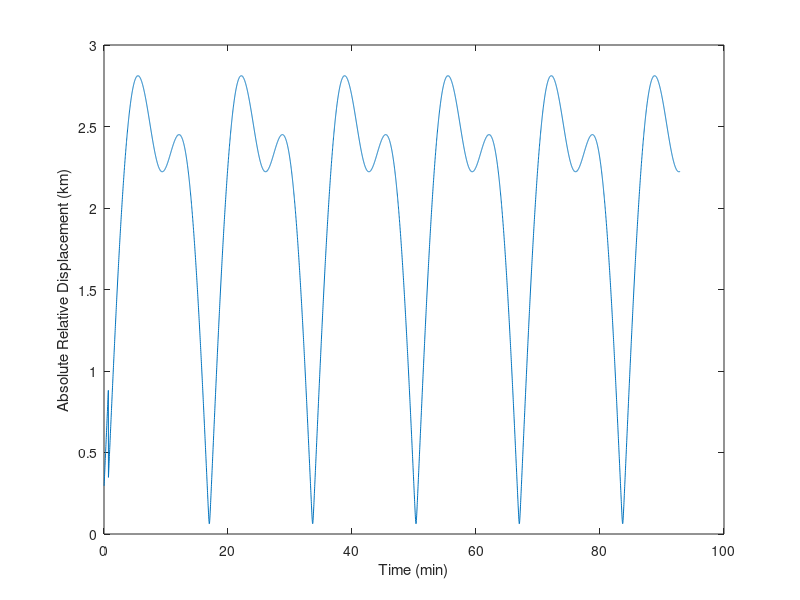
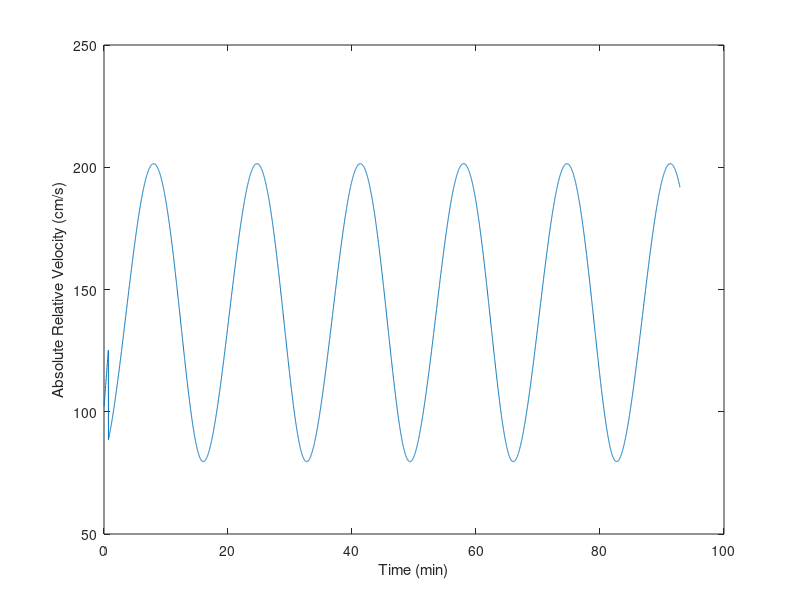
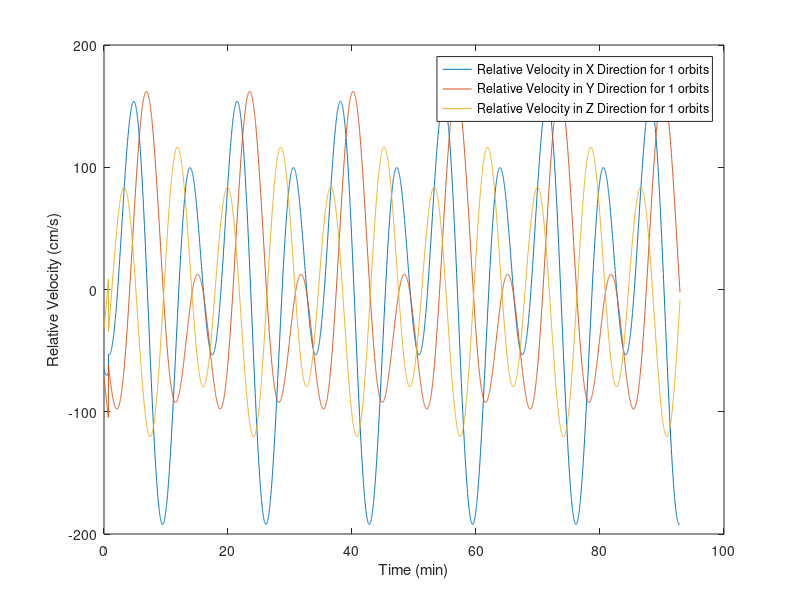

Recreate these plots in MATLAB, in order.
%=======================Rascal Senior Design===============================
%============================RCL-C-NAV3====================================
%=======================Author: Tom Moline=================================
%=====================Approval: Nate Richard===============================
%=====================Revision: - =========================================
%===============Last Edit Date: October 21, 2013===========================

%============================Summary=======================================
%This script plots the orbits of two spacecraft over a specified period of
%time, provided an inital relative velocity vector and relative position.

%============================Inputs========================================
% rd_ = Inital Relative Displacement Vector, [x;y;z] (km)
% vd_ = Initial Relative Velocity Vector, [vx;vy;vz] (km/s)
% r_=Inital Displacement Vector Relative to Earth Focal Point [x;y;z](km) 
% v_=Inital Velocity Vector Relative to Earth Focal Point [vx;vy;vz] (km/s)
% t = Time over Which to Plot Results
%
% Note: All variables with an underscore are vectors 
 

%===========================Outputs========================================
% Plot of orbits over a specified time

%==========================Begin Code======================================

clear
clc

%========================Define Constants==================================

mew = 398600; %Gravity Constant for Earth
re=6371; % Radius of Earth, km

%=========================Define Inital Conditions=========================

r_ = [3212.59    4572    -3877.23]; % km
v_ = [-6.379    1.003    -4.106]; % km/s
dr_=[0 0 0]; %km
dv_=[0.0005 .0005 .0005]; %km/s

for i=1:3
    r_(2,i)=r_(1,i)+dr_(1,i);
    v_(2,i)=v_(1,i)+dv_(1,i);
end

%======================Find Period of Orbit================================
for i=1:2
    r(i) = sqrt( r_(i,1)^2+r_(i,2)^2+r_(i,3)^2);
    a(i)= r(i)/(2-((r(i)*(v_(i,1)^2+v_(i,2)^2+v_(i,3)^2))/mew));
    T(i)=(2*pi)/sqrt(mew)*a(i)^(3/2);
    t(i)=T(i)/1000;
end

%===========================Define Plot Range==============================

plotrange=T(1);

for i=1:2
%===================Find Specific Momentum Vector==========================
    tempr_=[r_(i,1) r_(i,2) r_(i,3)];
    tempv_=[v_(i,1) v_(i,2) v_(i,3)];
    v(i)=sqrt(dot(tempv_,tempv_));
    htemp_ = cross(tempr_,tempv_);
    h(i) = sqrt(dot(htemp_,htemp_));
%========================Find Eccentricity=================================
    tempe_ = (1/mew)*((v(i)^2-(mew/r(i)))*tempr_-dot(tempr_,tempv_)*tempv_);
    e(i)=sqrt(dot(tempe_,tempe_));
%===========================Find Semi-Major Axis===========================
    tempN_ = cross([0 0 1], htemp_);
    N(i) = sqrt(dot(tempN_,tempN_));

%========================Find Argument of Perigee==========================
    if(tempe_(3) < 0)
        w(i)=2*pi() - w;
    else
        w(i) = acos(dot(tempN_,tempe_)/(N(i)*e(i)));
    end

%=========================Find True Anomaly================================
    theta(i)= acos(dot(tempe_,tempr_)/(e(i)*r(i)));
    if (theta < 0)
        theta(i) = 2*pi-theta;
    else
        theta(i)=theta(i);
    end
%===========================Find Inclination===============================
    inc(i) = acos( htemp_(3) / h(i));
%===============Find Longitude of Ascending Node===========================
    if( tempN_(2) < 0)
        omega(i) = 2*pi - acos(tempN_(1)/N(i));
    else
        omega(i) = acos(tempN_(1)/N(i));
    end

%========================Find Mean Anomaly=================================
    Mnot(i) = 2*atan(sqrt((1-e(i))/(1+e(i)))*tan(theta(i)/2))-(e(i)*sqrt(1-e(i)^2)*sin(theta(i)))/(1+e(i)*cos(theta(i)));
    Enot(i) = acos((e(i)+cos(theta(i)))/(1+e(i)*cos(theta(i))));
    E=Enot(i);
    M=Mnot(i);
    
%=========================Create Perifocal Transformation Matrix===========
    QXx_=[-sin(omega(i))*cos(inc(i))*sin(w(i))+cos(omega(i))*cos(w(i)), cos(omega(i))*cos(inc(i))*sin(w(i))+sin(omega(i))*cos(w(i)), sin(inc(i))*sin(w(i));...
            -sin(omega(i))*cos(inc(i))*cos(w(i))-cos(omega(i))*sin(w(i)), cos(omega(i))*cos(inc(i))*cos(w(i))-sin(omega(i))*sin(w(i)), sin(inc(i))*cos(w(i));...
            sin(omega(i))*sin(inc(i)), -cos(omega(i))*sin(inc(i)), cos(inc(i))];
    
%===========================Create Geocentric Transformation Matrix========
    QxX_=[-sin(omega(i))*cos(inc(i))*sin(w(i))+cos(omega(i))*cos(w(i)), -sin(omega(i))*cos(inc(i))*cos(w(i))-cos(omega(i))*sin(w(i)), sin(omega(i))*sin(inc(i));...
            cos(omega(i))*cos(inc(i))*sin(w(i))+sin(omega(i))*cos(w(i)), cos(omega(i))*cos(inc(i))*cos(w(i))-sin(omega(i))*sin(w(i)), -cos(omega(i))*sin(inc(i));...
            sin(w(i))*sin(inc(i)), cos(w(i))*sin(inc(i)), cos(inc(i))];
    

    for k=1:plotrange
%========================Find Eccentric Anomaly============================
        E_ratio=1;
        M = M + sqrt(mew/a(i)^3)*(t(i));
        if M<pi
            E=M+e/2;
        else
            E=M-e/2; 
        end
    
        while E_ratio>10^-8
            E_new=E-e(i)*sin(E)-M;
            E_prime=1-e(i)*cos(E);
            E_ratio=E_new/E_prime;
            E=E-E_ratio;
        end
        thetatemp=2*atan(sqrt((1+e(i))/(1-e(i)))*tan(E(1)/2));
        rp_=(h(i)^2/mew)*(1/(1+e(i)*cos(thetatemp)))*[cos(thetatemp);sin(thetatemp);0];
        vp_=(mew/h(i))*[-sin(thetatemp);e(i)+cos(thetatemp);0];

%==============================Define Perifocal Quantities=================
        r_temp=QxX_*rp_;
        v_temp=QxX_*vp_;
    
        rtemp_=r_temp.';
        vtemp_=v_temp.';
    
        x(i,k)=rtemp_(1);
        y(i,k)=rtemp_(2);
        z(i,k)=rtemp_(3);
        
        dx(i,k)=vtemp_(1);
        dy(i,k)=vtemp_(2);
        dz(i,k)=vtemp_(3);
    end
end

for k=1:plotrange
    dr_realtime(k)=((x(1,k)-x(2,k))^2+(y(1,k)-y(2,k))^2+(z(1,k)-z(2,k))^2)^(1/2);
    dv_realtime(k)=((dx(1,k)-dx(2,k))^2+(dy(1,k)-dy(2,k))^2+(dz(1,k)-dz(2,k))^2)^(1/2);
    dx_realtime(k)=dx(1,k)-dx(2,k);
    dy_realtime(k)=dy(1,k)-dy(2,k);
    dz_realtime(k)=dz(1,k)-dz(2,k);
end

%cc=jet(2);
satellite=['Target';'Chaser'];

tstep=1:plotrange;
orbitnumber=plotrange/T(1);


figure(1)
plot(tstep./60,dr_realtime)
xlabel('Time (min)')
ylabel('Absolute Relative Displacement (km)')

figure(2)
plot(tstep./60,dv_realtime.*100000)
xlabel('Time (min)')
ylabel('Absolute Relative Velocity (cm/s)')

figure(3)
plot(tstep./60,dx_realtime.*100000,tstep./60,dy_realtime.*100000,tstep./60,dz_realtime.*100000)
legend(['Relative Velocity in X Direction for ', num2str(orbitnumber) ' orbits'],...
    ['Relative Velocity in Y Direction for ', num2str(orbitnumber), ' orbits'],...
    ['Relative Velocity in Z Direction for ', num2str(orbitnumber), ' orbits'] )
xlabel('Time (min)')
ylabel('Relative Velocity (cm/s)')




